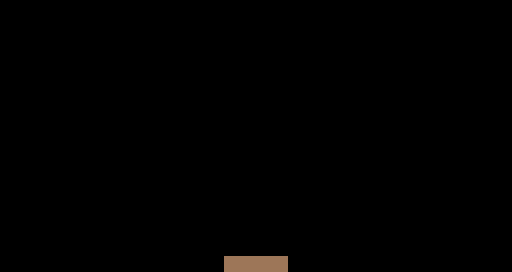

Rendered tile map (Tiled .tmx) drawn with the repository's tilesets; below, a short description and the full map source, tile grids included:
An orthogonal 32x17 tile map with 16x16 px tiles, 1 tile layer (Calque de Tuiles 1).

<map version="1.8" tiledversion="1.8.2" orientation="orthogonal" renderorder="right-down" width="32" height="17" tilewidth="16" tileheight="16" infinite="0" nextlayerid="2" nextobjectid="1">
 <tileset firstgid="1" source="tilesets/plains.tsx" />
 <layer id="1" name="Calque de Tuiles 1" width="32" height="17">
  <data encoding="csv">
0,0,0,0,0,0,0,0,0,0,0,0,0,0,0,0,0,0,0,0,0,0,0,0,0,0,0,0,0,0,0,0,
0,0,0,0,0,0,0,0,0,0,0,0,0,0,0,0,0,0,0,0,0,0,0,0,0,0,0,0,0,0,0,0,
0,0,0,0,0,0,0,0,0,0,0,0,0,0,0,0,0,0,0,0,0,0,0,0,0,0,0,0,0,0,0,0,
0,0,0,0,0,0,0,0,0,0,0,0,0,0,0,0,0,0,0,0,0,0,0,0,0,0,0,0,0,0,0,0,
0,0,0,0,0,0,0,0,0,0,0,0,0,0,0,0,0,0,0,0,0,0,0,0,0,0,0,0,0,0,0,0,
0,0,0,0,0,0,0,0,0,0,0,0,0,0,0,0,0,0,0,0,0,0,0,0,0,0,0,0,0,0,0,0,
0,0,0,0,0,0,0,0,0,0,0,0,0,0,0,0,0,0,0,0,0,0,0,0,0,0,0,0,0,0,0,0,
0,0,0,0,0,0,0,0,0,0,0,0,0,0,0,0,0,0,0,0,0,0,0,0,0,0,0,0,0,0,0,0,
0,0,0,0,0,0,0,0,0,0,0,0,0,0,0,0,0,0,0,0,0,0,0,0,0,0,0,0,0,0,0,0,
0,0,0,0,0,0,0,0,0,0,0,0,0,0,0,0,0,0,0,0,0,0,0,0,0,0,0,0,0,0,0,0,
0,0,0,0,0,0,0,0,0,0,0,0,0,0,0,0,0,0,0,0,0,0,0,0,0,0,0,0,0,0,0,0,
0,0,0,0,0,0,0,0,0,0,0,0,0,0,0,0,0,0,0,0,0,0,0,0,0,0,0,0,0,0,0,0,
0,0,0,0,0,0,0,0,0,0,0,0,0,0,0,0,0,0,0,0,0,0,0,0,0,0,0,0,0,0,0,0,
0,0,0,0,0,0,0,0,0,0,0,0,0,0,0,0,0,0,0,0,0,0,0,0,0,0,0,0,0,0,0,0,
0,0,0,0,0,0,0,0,0,0,0,0,0,0,0,0,0,0,0,0,0,0,0,0,0,0,0,0,0,0,0,0,
0,0,0,0,0,0,0,0,0,0,0,0,0,0,0,0,0,0,0,0,0,0,0,0,0,0,0,0,0,0,0,0,
0,0,0,0,0,0,0,0,0,0,0,0,0,0,9,9,9,9,0,0,0,0,0,0,0,0,0,0,0,0,0,0
</data>
 </layer>
</map>
